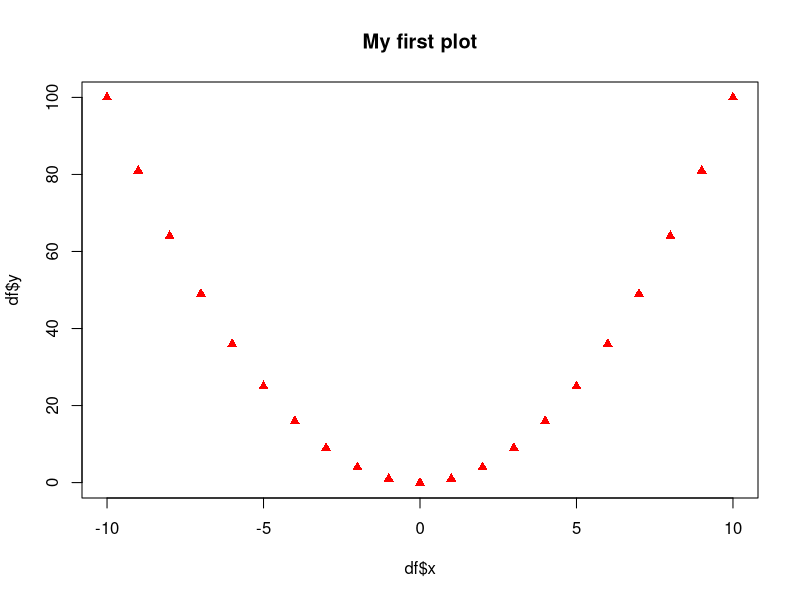

R code for this plot:
# This is my first R script
# and you can add comments to your script using #
# R console ignores comments
################################

#displaying text to the screen
print("This is my first script")

#assignment statements
a <- 2+3
print(a)

#a simple plot
x <- c(-10:10)
y <- x^2
df <- as.data.frame(cbind(x,y)) #column bind two (or more vectors)

#Uncomment this line to "manually" edit my dataframe
#df$x[3] <- 3 #make changes to your data explicit (do not use the "Data Editor")

plot(x=df$x, y=df$y
	, pch=17, col="red", main="My first plot")

#for more details on contolling base R plots, look up "par"

#Functions in R
#...

write.table(x=df
	, file="C:\\Users\\jabus\\OneDrive\\Documents\\2459\\Delv Bio\\Clients\\Novo Nordisk UCSD\\stats course\\dev\\my_first_script_data.csv"
	, sep = ","
	, row.names=FALSE
	, col.names=TRUE)


### Extending R's base functionality: packages (a.k.a libraries)
install.packages("ggplot2") 
#Packages are maintained by individual contributors, in a central repository (CRAN)
#Every time you update your R version, you need to update (install) your R packages
#Collect your favorite packages in a script, and run

library("ggplot2") #this makes the functions defined in this library available to the current script.

### Getting help
help(str)
?str

#If you ask for help on forums, e.g. Stack Overflow, you should provide information about your R session:
sessionInfo()
